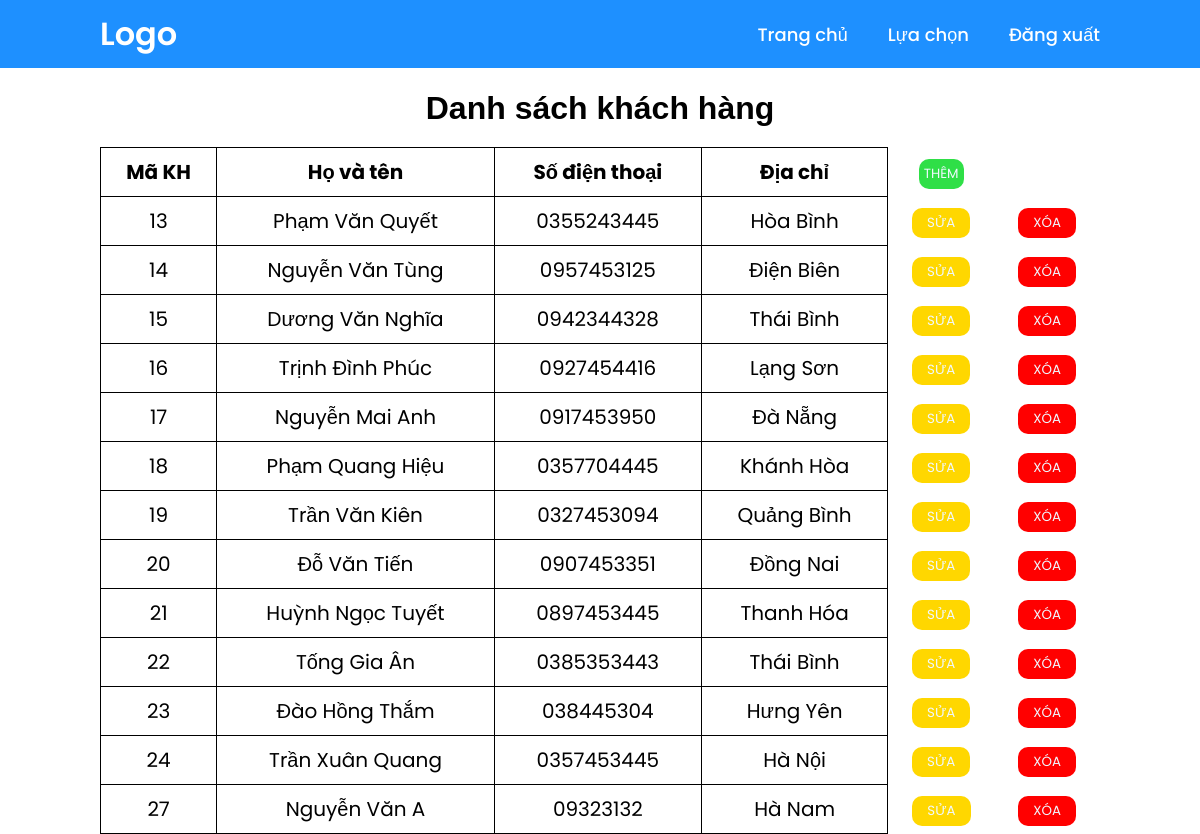
The app's page /list_customer with its own data.
### tables this page shows
CREATE TABLE KHACHHANG (
	ma_kh INT PRIMARY KEY,
	ho_ten NVARCHAR(50),
	so_dien_thoai CHAR(15),
	dia_chi NVARCHAR(50)
);

### app.py (the view)
@app.route('/list_customer')
def list_customer():
    con = sqlite3.connect("KIEMDINH.db")
    con.row_factory = sqlite3.Row
    cur = con.cursor()
    cur.execute("SELECT  * FROM KHACHHANG ")
    rows = cur.fetchall()
    con.close()
    return render_template("list_customer.html",rows=rows)

### templates/list_customer.html (shortened to what this page needs)
{% extends "user.html" %}
{% block content %}
        <h1 id="header" >Danh sách khách hàng</h1>
        <table >
            <thead >
                <td><strong>Mã KH</strong></td>
                <td><strong>Họ và tên</strong></td>
                <td><strong>Số điện thoại</strong></td>
                <td><strong>Địa chỉ</strong></td>
                <td style="border: none;"><strong>
                    <form action="{{url_for('enaddrec')}}" method="POST">
                        <input type="submit" value="THÊM" style="background-color: rgb(47, 223, 71); color: aliceblue; padding: 5px 5px; border: none; border-radius: 10px;">
                    </form>
                </strong></td>
            </thead>
            {% for row in rows %}
            <tr>
                <td>{{ row["ma_kh"] }}</td>
                <td>{{ row["ho_ten"] }}</td>
                <td> {{ row["so_dien_thoai"]}}</td>
                <td>{{ row["dia_chi"] }}</td>
                <td style="border: none;"><form action="{{url_for('edit')}}" method="POST"><input type="hidden" name="id" value="{{ row['ma_kh'] }}"><input type="submit" value="SỬA" style="background-color:#FFD700; color: aliceblue; padding: 5px; border: none; border-radius: 10px; padding: 5px 15px;"></form> </td>
                <td style="border: none;"><form onsubmit="return confirm('Bạn có chắc muốn xóa KHÁCH HÀNG này không ?');" action="{{url_for('delete')}}" method="POST"><input type="hidden" name="id" value="{{ row['ma_kh'] }}"><input type="submit" value="XÓA" style="background-color: red; color: aliceblue; padding: 5px 15px; border: none; border-radius: 10px;  " ></form> </td>
            </tr>
            {% endfor %}
        </table>
{% endblock %}

### static/style.css (style rules this page uses)
* { padding: 0; margin: 0; box-sizing: border-box; font-family: "Poppins", sans-serif; }
body { min-height: 100vh; }

### templates/list_customer.html (style rules this page uses)
table { width: 100%; border-collapse: collapse; max-width: 1000px; margin: auto; border: none; }
th, td { padding: 8px; text-align: center; border: 1px solid black; }
td { font-size: 20px; }
#header { text-align: center; font-family:Arial, Helvetica, sans-serif; margin:20px 0px 20px 0px; }

### records on screen
KHACHHANG: ma_kh "13", ho_ten "Phạm Văn Quyết", so_dien_thoai "0355243445", dia_chi "Hòa Bình"
KHACHHANG: ma_kh "14", ho_ten "Nguyễn Văn Tùng", so_dien_thoai "0957453125", dia_chi "Điện Biên"
KHACHHANG: ma_kh "15", ho_ten "Dương Văn Nghĩa", so_dien_thoai "0942344328", dia_chi "Thái Bình"
KHACHHANG: ma_kh "16", ho_ten "Trịnh Đình Phúc", so_dien_thoai "0927454416", dia_chi "Lạng Sơn"
KHACHHANG: ma_kh "17", ho_ten "Nguyễn Mai Anh", so_dien_thoai "0917453950", dia_chi "Đà Nẵng"
KHACHHANG: ma_kh "18", ho_ten "Phạm Quang Hiệu", so_dien_thoai "0357704445", dia_chi "Khánh Hòa"
KHACHHANG: ma_kh "19", ho_ten "Trần Văn Kiên", so_dien_thoai "0327453094", dia_chi "Quảng Bình"
KHACHHANG: ma_kh "20", ho_ten "Đỗ Văn Tiến", so_dien_thoai "0907453351", dia_chi "Đồng Nai"
KHACHHANG: ma_kh "21", ho_ten "Huỳnh Ngọc Tuyết", so_dien_thoai "0897453445", dia_chi "Thanh Hóa"
KHACHHANG: ma_kh "22", ho_ten "Tống Gia Ân", so_dien_thoai "0385353443", dia_chi "Thái Bình"
KHACHHANG: ma_kh "23", ho_ten "Đào Hồng Thắm", so_dien_thoai "038445304", dia_chi "Hưng Yên"
KHACHHANG: ma_kh "24", ho_ten "Trần Xuân Quang", so_dien_thoai "0357453445", dia_chi "Hà Nội"
KHACHHANG: ma_kh "27", ho_ten "Nguyễn Văn A", so_dien_thoai "09323132", dia_chi "Hà Nam"
